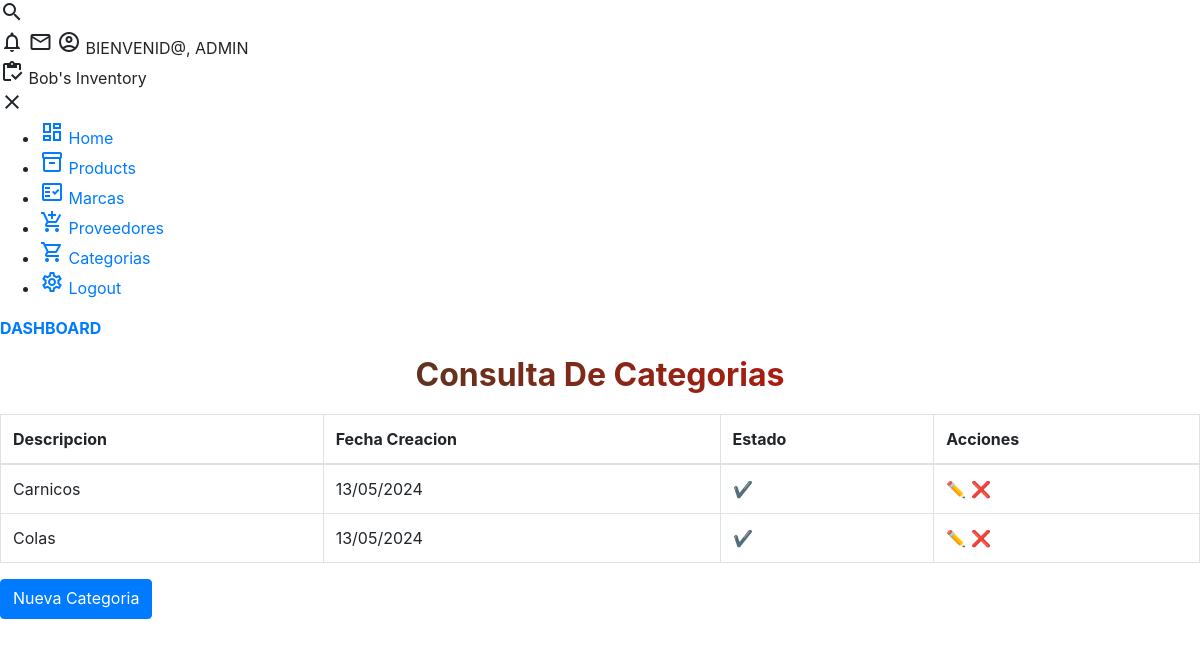
Page /category_list/ (signed in) on the earlier database version.
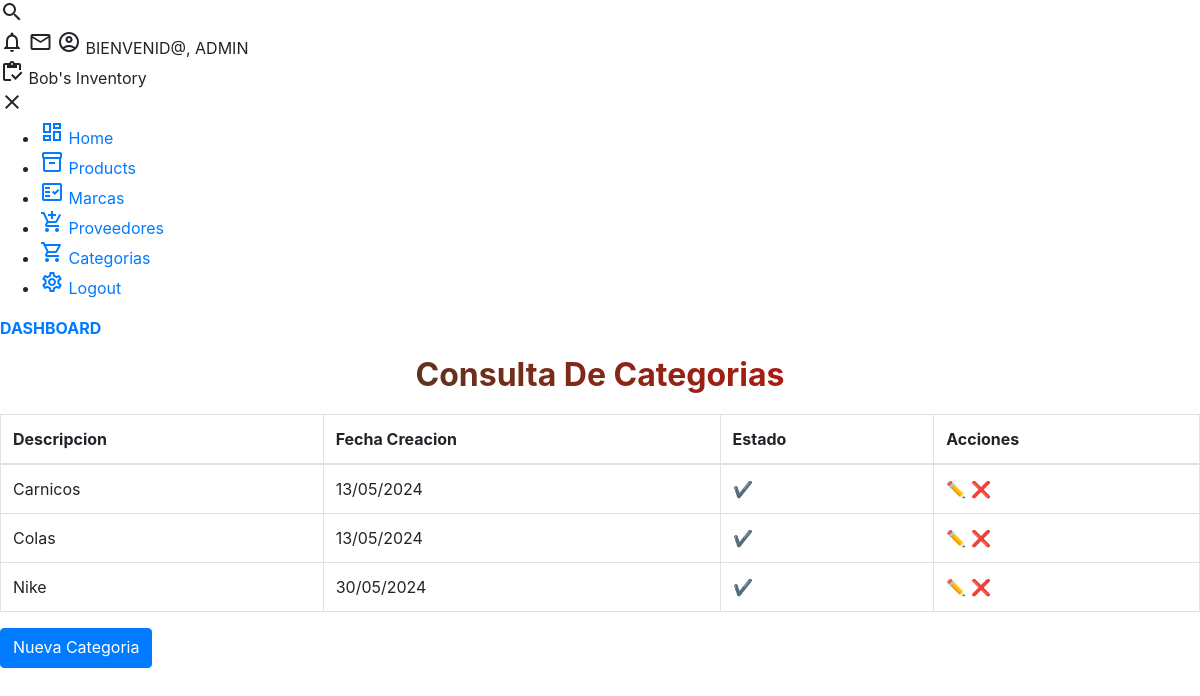
Same page on the later database version.
### core/models.py (models this page shows, shortened)
class Category(models.Model):
    description = models.CharField(verbose_name='Categoria',max_length=100,unique=True)
    user = models.ForeignKey(User,on_delete=models.CASCADE)
    created = models.DateTimeField(auto_now_add=True)
    updated = models.DateTimeField(auto_now=True)
    state = models.BooleanField('Estado', default = True)
    class Meta:
        verbose_name = 'Categoria'
        verbose_name_plural = 'Categorias'
        ordering = ['description']
        indexes = [models.Index(fields=['description']),]

### core/views.py (the view)
# urls.py: path('category_list/', views.category_List,name='category_list'),
@login_required
def category_List(request):
    data = {
        "title1": "Categorias",
        "title2": "Consulta De Categorias"
    }
    category = Category.objects.all() # select * from Product
    data["categorys"]=category
    return render(request,"core/categorys/list.html",data)

### templates/core/categorys/list.html
{% extends 'base.html' %}
{% block content %}
<div class="table-container">
<h1 class="title">{{ title2 }}</h1>
  <table class="table table-bordered">
    <thead>
      <tr>
        <th>Descripcion</th>
        <th>Fecha Creacion</th>
        <th>Estado</th>
        <th>Acciones</th>
    </tr>
    </thead>
    <tbody>
      {% for item in categorys %}
        <tr>
        <td>{{item.description}}</td>
        <td>{{item.created|date:"d/m/Y"}}</td>
        <td>{% if item.state %}
             ✔
            {% else %}
             ➖
            {% endif %}
        </td>
        <td>
          <a href={% url 'core:category_update' item.id %}>✏️</a>
          <a href={% url 'core:category_delete' item.id %}>❌</a>
        </td>
        </tr>
      {% endfor %}
    </tbody>
  </table>
  <div class="form-group">
    <a class="btn btn-primary" href={% url 'core:category_create' %}>Nueva Categoria</a>
  </div>
</div>
{% endblock content  %}

Differences in the rows shown:
added Category: description "Nike", created "30/05/2024"
